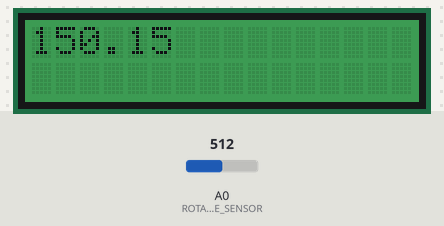
This sketch was run on a simulated Arduino Uno, built with avr-gcc and run on an emulated ATmega328P. On the bench: 16×2 character LCD. The inputs (shaded band) are chosen by the test bench; at power-on: A0 (ROTARY_ANGLE_SENSOR) = 512.

Above: at 1.2 s.
1.3 s: A0 (ROTARY_ANGLE_SENSOR) set to 190
At 2.5 s:
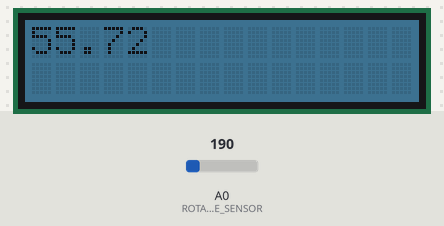
3.5 s: A0 (ROTARY_ANGLE_SENSOR) set to 122
At 4.7 s:
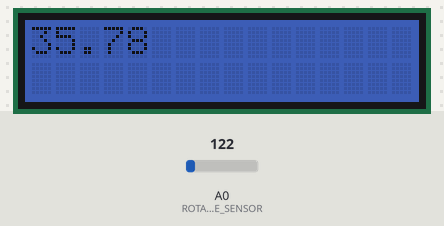
5.6 s: A0 (ROTARY_ANGLE_SENSOR) set to 0
At 6.8 s:
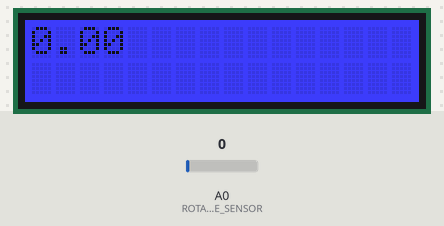
7.6 s: A0 (ROTARY_ANGLE_SENSOR) set to 900
At 8.9 s:
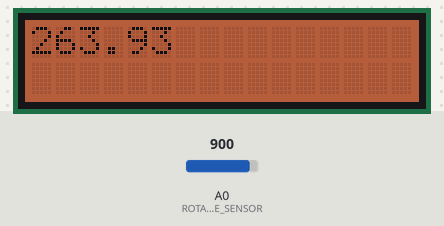
9.6 s: A0 (ROTARY_ANGLE_SENSOR) set to 1023
At 11.1 s:
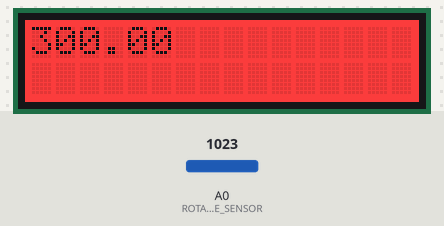
Timing chart, 0 to 12.6 s (numbered marks = the images above; inputs shaded):
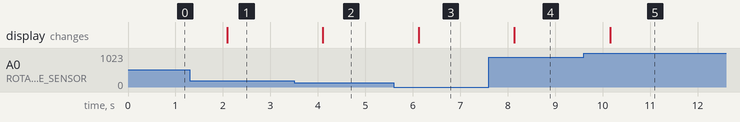

The sketch:

adjust-color.ino
```cpp
#define ROTARY_ANGLE_SENSOR A0
#define ADC_REF 5
#define GROVE_VCC 5
#define FULL_ANGLE 300

#include <Wire.h>
#include "rgb_lcd.h"

rgb_lcd lcd;

void setup()
{
  Serial.begin(9600);
    lcd.begin(16, 2);
    pinMode(ROTARY_ANGLE_SENSOR, INPUT);
}

void loop()
{
  int r = 0;
  int g = 0;
  int b = 0;
  float voltage;
  int sensor_value = analogRead(ROTARY_ANGLE_SENSOR);
  voltage = (float)sensor_value*ADC_REF/1023;
  float degrees = (voltage*FULL_ANGLE)/GROVE_VCC;
  lcd.clear();
  lcd.print(degrees);

  if (degrees <= 100)
  {
    float i = degrees / 100.0;
    float color = (1 - i) * 255;
    float colorShade = i * 255;
    lcd.setRGB(r, colorShade * .5, color);
  }
  else if (degrees <= 200)
  {
    degrees = degrees - 100;
    float i = degrees / 100.0;
    float colorShade = (1 - i) * 255;
    float color = i * 255;
    lcd.setRGB(r, color, colorShade * .25);
  }
  else if (degrees <= 300)
  {
    degrees = degrees - 200;
    float i = degrees / 100.0;
    float color = i * 255;
    float colorShade = (1 - i) * 255;
    lcd.setRGB(color, colorShade * .5, b);
  }
  delay(1000);
}
```

Measured:
- after the input at 1.3 s, the display: changes after 0.79 s (image 1)
- after the input at 3.5 s, the display: changes after 0.61 s (image 2)
- after the input at 5.6 s, the display: changes after 0.52 s (image 3)
- after the input at 7.6 s, the display: changes after 0.54 s (image 4)
- after the input at 9.6 s, the display: changes after 0.56 s (image 5)
